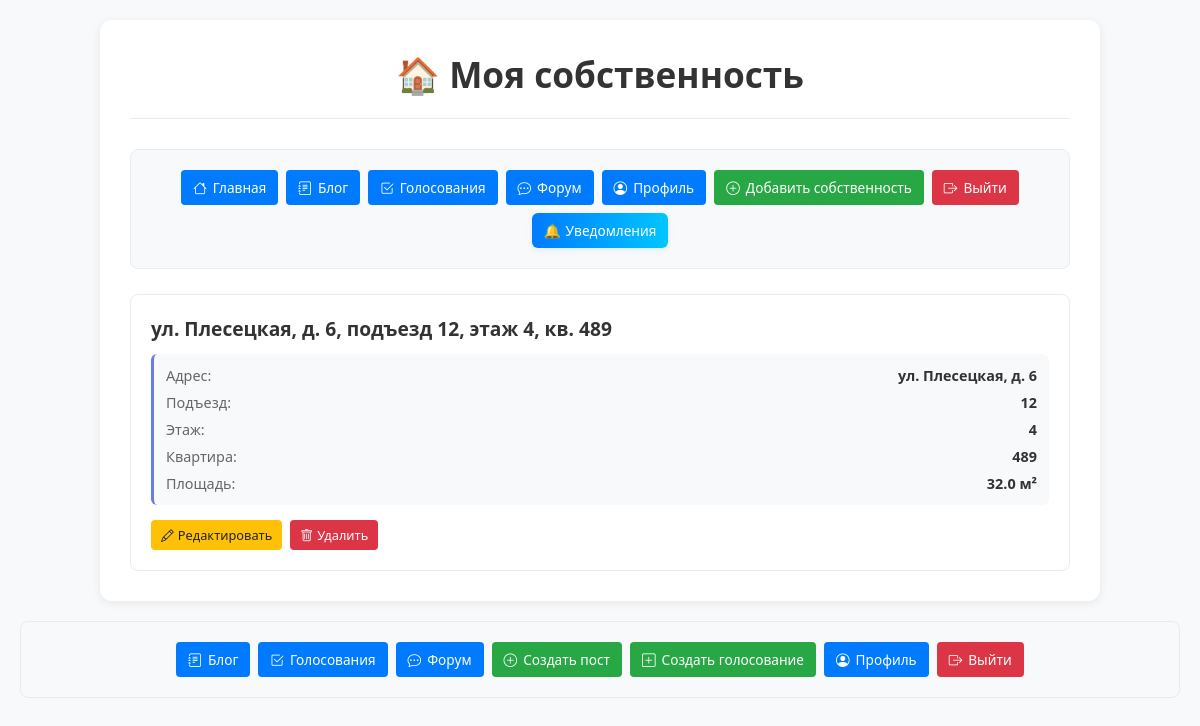
Page /voting/properties (signed in) on the committed database.
### model/db_models.py (models this page shows, shortened)
class Property(db.Model):
    id = db.Column(db.Integer, primary_key=True)
    number = db.Column(db.String(20), unique=True, nullable=False)  # Номер квартиры
    area = db.Column(db.Float, nullable=False)  # Площадь в кв.м
    street = db.Column(db.String(200), nullable=False)  # Название улицы
    house_number = db.Column(db.String(20), nullable=False)  # Номер дома
    entrance = db.Column(db.String(10), nullable=True)  # Подъезд
    floor = db.Column(db.Integer, nullable=True)  # Этаж
    owner_id = db.Column(db.Integer, db.ForeignKey('user.id'), nullable=False)
    created_at = db.Column(db.DateTime, default=datetime.utcnow)
    owner = db.relationship('User', backref=db.backref('properties', lazy=True))
    votes = db.relationship('Vote', backref='property', lazy=True)
    def get_full_address(self):
        address_parts = [f"ул. {self.street}", f"д. {self.house_number}"]
        if self.entrance:
            address_parts.append(f"подъезд {self.entrance}")
        if self.floor:
            address_parts.append(f"этаж {self.floor}")
        address_parts.append(f"кв. {self.number}")
        return ", ".join(address_parts)

### voting/routes.py (the view)
@voting.route('/properties')
@login_required
def my_properties():
    return render_template('voting/properties.html', properties=current_user.properties)

### templates/voting/properties.html (shortened to what this page needs)
<!DOCTYPE html>
<html lang="ru">
<head>
    <link href="https://cdn.jsdelivr.net/npm/bootstrap-icons@1.10.0/font/bootstrap-icons.css" rel="stylesheet">
</head>
<body>
    <div class="container">
        <div class="header">
            <h1>🏠 Моя собственность</h1>
        </div>
        <div class="nav-links">
            <a href="{{ url_for('index') }}" class="nav-link">
                <i class="bi bi-house"></i>
                Главная
            </a>
            <a href="{{ url_for('blog.index') }}" class="nav-link">
                <i class="bi bi-journal-text"></i>
                Блог
            </a>
            <a href="{{ url_for('voting.index') }}" class="nav-link">
                <i class="bi bi-check2-square"></i>
                Голосования
            </a>
            <a href="{{ url_for('forum.index') }}" class="nav-link">
                <i class="bi bi-chat-dots"></i>
                Форум
            </a>
            <a href="{{ url_for('profile') }}" class="nav-link">
                <i class="bi bi-person-circle"></i>
                Профиль
            </a>
            <a href="{{ url_for('voting.add_property') }}" class="nav-link create-btn">
                <i class="bi bi-plus-circle"></i>
                Добавить собственность
            </a>
            <a href="{{ url_for('auth.logout') }}" class="nav-link logout-btn">
                <i class="bi bi-box-arrow-right"></i>
                Выйти
            </a>
        </div>
        {% if properties %}
            <div class="properties-grid">
                {% for property in properties %}
                    <div class="property-card">
                        <div class="property-title">
                            {{ property.get_full_address() }}
                        </div>
                        <div class="property-info">
                            <div class="info-row">
                                <span class="info-label">Адрес:</span>
                                <span class="info-value">ул. {{ property.street }}, д. {{ property.house_number }}</span>
                            </div>
                            {% if property.entrance %}
                                <div class="info-row">
                                    <span class="info-label">Подъезд:</span>
                                    <span class="info-value">{{ property.entrance }}</span>
                                </div>
                            {% endif %}
                            {% if property.floor %}
                                <div class="info-row">
                                    <span class="info-label">Этаж:</span>
                                    <span class="info-value">{{ property.floor }}</span>
                                </div>
                            {% endif %}
                            <div class="info-row">
                                <span class="info-label">Квартира:</span>
                                <span class="info-value">{{ property.number }}</span>
                            </div>
                            <div class="info-row">
                                <span class="info-label">Площадь:</span>
                                <span class="info-value">{{ property.area }} м²</span>
                            </div>
                        </div>
                        <div class="property-actions">
                            <a href="{{ url_for('voting.edit_property', property_id=property.id) }}" class="action-btn edit-btn">
                                <i class="bi bi-pencil"></i>
                                Редактировать
                            </a>
                            <a href="#" onclick="deleteProperty({{ property.id }})" class="action-btn delete-btn">
                                <i class="bi bi-trash"></i>
                                Удалить
                            </a>
                        </div>
                    </div>
                {% endfor %}
            </div>
        {% endif %}
    </div>
    {% include 'base_notifications.html' %}
</body>
</html>

### templates/voting/properties.html (style rules this page uses)
* { margin: 0; padding: 0; box-sizing: border-box; }
body { font-family: 'Segoe UI', Tahoma, Geneva, Verdana, sans-serif; background: #f8f9fa; min-height: 100vh; padding: 20px; color: #333; }
.container { max-width: 1000px; margin: 0 auto; background: white; padding: 30px; border-radius: 12px; box-shadow: 0 2px 10px rgba(0,0,0,0.08); }
.header { text-align: center; margin-bottom: 30px; padding-bottom: 20px; border-bottom: 1px solid #e9ecef; }
.header h1 { color: #333; font-size: 2.2em; font-weight: 600; }
.nav-links { display: flex; flex-wrap: wrap; gap: 8px; justify-content: center; margin: 25px 0; padding: 20px; background: #f8f9fa; border-radius: 8px; border: 1px solid #e9ecef; }
.nav-link { display: inline-flex; align-items: center; gap: 6px; padding: 8px 12px; background: #007bff; color: white; text-decoration: none; border-radius: 4px; font-weight: 500; font-size: 0.85em; transition: background 0.2s; }
.nav-link.create-btn { background: #28a745; }
.nav-link.logout-btn { background: #dc3545; }
.properties-grid { display: grid; grid-template-columns: repeat(auto-fit, minmax(300px, 1fr)); gap: 20px; margin-top: 25px; }
.property-card { background: white; border-radius: 8px; padding: 20px; border: 1px solid #e9ecef; transition: border-color 0.2s; }
.property-title { font-size: 1.2em; color: #333; margin-bottom: 12px; font-weight: 600; }
.property-info { background: #f8f9fa; padding: 12px; border-radius: 6px; margin: 12px 0; border-left: 3px solid #667eea; }
.info-row { display: flex; justify-content: space-between; margin-bottom: 8px; font-size: 0.9em; }
.info-row:last-child { margin-bottom: 0; }
.info-label { color: #666; font-weight: 500; }
.info-value { color: #333; font-weight: 600; }
.property-actions { display: flex; gap: 8px; margin-top: 15px; }
.action-btn { display: inline-flex; align-items: center; gap: 4px; padding: 6px 10px; font-size: 0.8em; font-weight: 500; text-decoration: none; border-radius: 4px; transition: background 0.2s; }
.edit-btn { background: #ffc107; color: #212529; }
.delete-btn { background: #dc3545; color: white; }

### templates/base_notifications.html (style rules this page uses)
.nav-links { display: flex; flex-wrap: wrap; gap: 8px; justify-content: center; margin: 20px 0; padding: 20px; background: #f8f9fa; border-radius: 8px; border: 1px solid #e9ecef; }
.nav-link { display: inline-flex; align-items: center; gap: 6px; padding: 8px 12px; background: #007bff; color: white; text-decoration: none; border-radius: 4px; font-weight: 500; font-size: 0.85em; transition: background 0.2s; }
.nav-link.create-btn { background: #28a745; }
.nav-link.logout-btn { background: #dc3545; }

### rows in the picture
Property: get_full_address "ул. Плесецкая, д. 6, подъезд 12, этаж 4, кв. 489", street "Плесецкая", house_number "6", entrance "12", floor "4", number "489", area "32.0"
